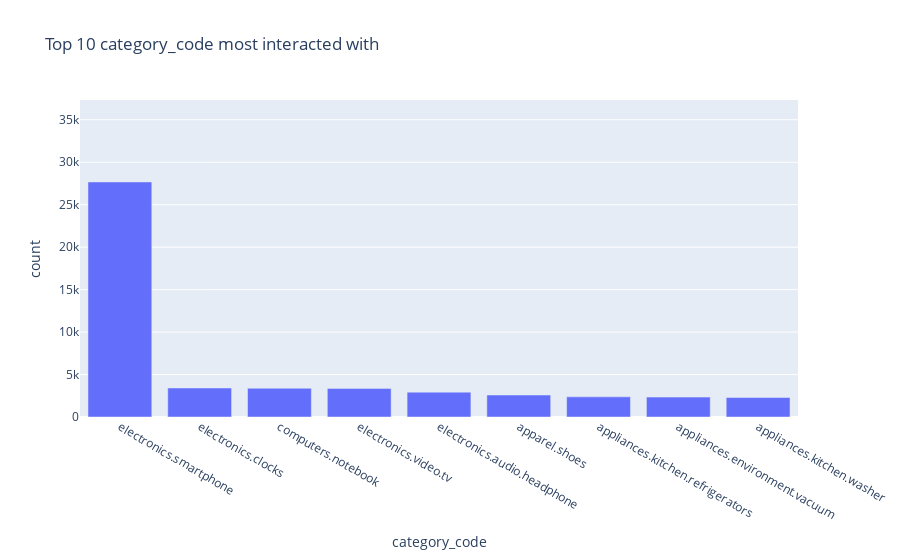

This figure's notebook cell:
### Markdown cell above
### category_code
The category_code is describing the category, a product_id and category_id is assigned to. Every Product_id and Category_id is assigned to a single category_code, which is summarizing many product_ids and category_ids into categories. As you can see in the overview, there are 129 unique category_code.

### Code cell
# %%timeit

sdf_count_per_category_code = sdf_raw.groupBy("category_code").count().orderBy(f.desc("count"))


px.bar(sdf_count_per_category_code.limit(10).toPandas(), x="category_code", y="count", title="Top 10 category_code most interacted with")

### Figure 1 — Plotly figure (JSON) as saved in the notebook; plotly's stock layout.template omitted (floating-point values rounded to 4 significant figures)
{"data": [{"alignmentgroup": "True", "hovertemplate": "category_code=%{x}<br>count=%{y}<extra></extra>", "legendgroup": "", "marker": {"color": "#636efa"}, "name": "", "offsetgroup": "", "orientation": "v", "showlegend": false, "textposition": "auto", "type": "bar", "x": [null, "electronics.smartphone", "electronics.clocks", "computers.notebook", "electronics.video.tv", "electronics.audio.headphone", "apparel.shoes", "appliances.kitchen.refrigerators", "appliances.environment.vacuum", "appliances.kitchen.washer"], "xaxis": "x", "y": [35463, 27678, 3416, 3385, 3369, 2929, 2588, 2373, 2344, 2295], "yaxis": "y"}], "layout": {"barmode": "relative", "legend": {"tracegroupgap": 0}, "title": {"text": "Top 10 category_code most interacted with"}, "xaxis": {"anchor": "y", "domain": [0.0, 1.0], "title": {"text": "category_code"}}, "yaxis": {"anchor": "x", "domain": [0.0, 1.0], "title": {"text": "count"}}}}
